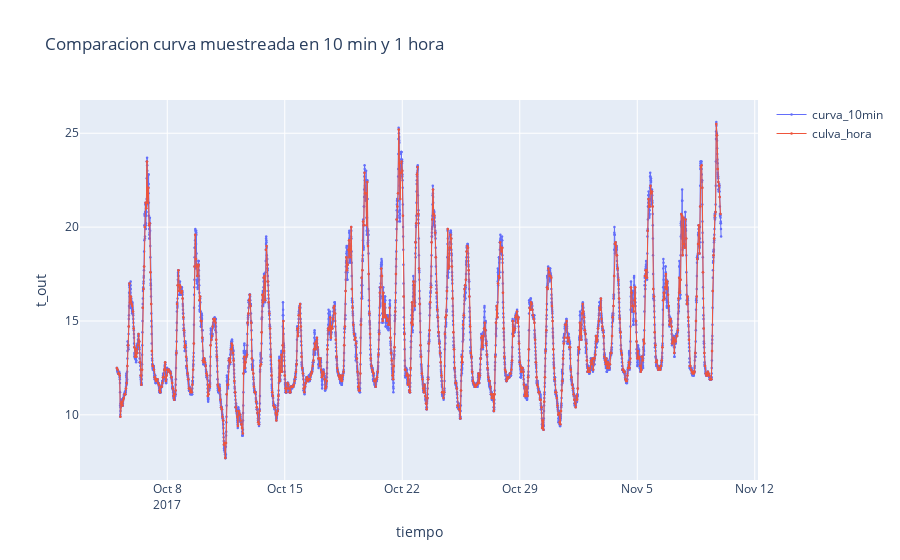

Here is the notebook cell this chart was saved with:
### Code cell
## Comparacion grafica de los datos originales con ls datos agrupados en frecuencia de Hora
## se utiliza la libreria plotly graph-objs, de bajo nivel, que permite customizar las figuras.

import plotly.graph_objs as go

## Para probar el script creamos una particion de los dataframe originales..
d0 = '2017-10-05'
d1 = '2017-11-9'
colum = 't_out'

df_10m = df.loc[d0:d1]
df_1h = df_por_h.loc[d0:d1]
## creamos la figura
fig = go.Figure()

## agragamos la primera curva, a partir del dataframe (df) que contiene todos los datos.

fig.add_trace(go.Scatter(x = df_10m.index, y = df_10m[colum], 
                         name= 'curva_10min', 
                         mode='lines+markers',
                         line=dict(width=1),
                         marker=dict(size=2.5)))

## agregamos la segunda curva, a partir del dataframe agrupado por hora (de_por_h):

fig.add_trace(go.Scatter(x = df_1h.index, y = df_1h[colum], 
                         name= 'culva_hora',
                         mode='lines+markers',
                         line=dict(width=1),
                         marker=dict(size=2.5)))

## agregamos informacion al grafico
fig.update_layout( title='Comparacion curva muestreada en 10 min y 1 hora',
                 xaxis_title = 'tiempo',
                  yaxis_title = colum,
                 template = 'plotly')

fig.show()

### Figure 1 — Plotly figure (JSON) as saved in the notebook; plotly's stock layout.template omitted (floating-point values rounded to 4 significant figures; data arrays with more than 128 entries replaced by an {"elided": "..."} marker saying what was removed)
{"data": [{"line": {"width": 1}, "marker": {"size": 2.5}, "mode": "lines+markers", "name": "curva_10min", "type": "scatter", "x": {"elided": "5196 str values"}, "y": {"elided": "5196 float values"}}, {"line": {"width": 1}, "marker": {"size": 2.5}, "mode": "lines+markers", "name": "culva_hora", "type": "scatter", "x": {"elided": "864 str values"}, "y": {"elided": "864 float values"}}], "layout": {"autosize": true, "title": {"text": "Comparacion curva muestreada en 10 min y 1 hora"}, "xaxis": {"autorange": true, "range": ["2017-10-02 20:48:51.7027", "2017-11-12 03:04:08.2973"], "title": {"text": "tiempo"}, "type": "date"}, "yaxis": {"autorange": true, "range": [6.323, 26.98], "title": {"text": "t_out"}, "type": "linear"}}}
